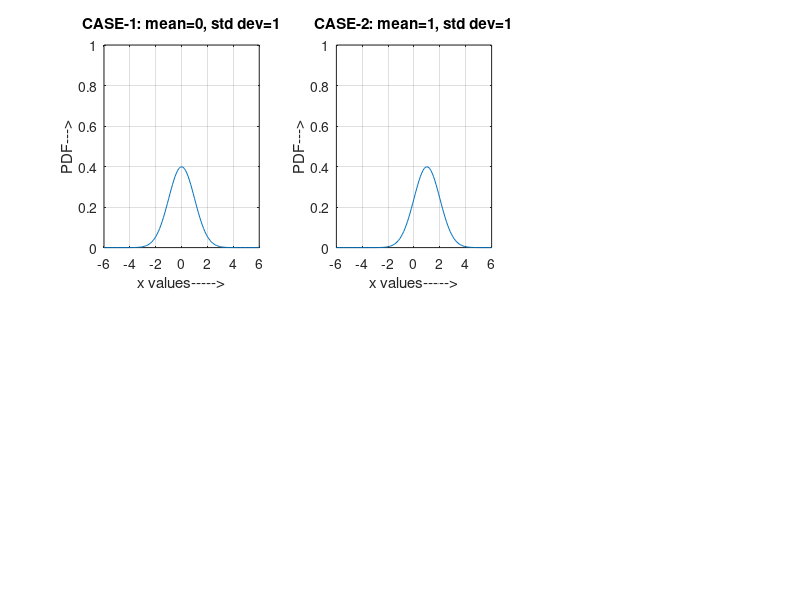

Recreate this plot in MATLAB.
clc;
clear all;
close all;
pkg load statistics;
%                            EXPERIMENT-1 <<Part-A>>
% Write a program to plot PDF of a Gaussian (Normal) Random Variable for:
%      CASE-1 Standard Gaussian: mean = 0 and standard deviation = 1
%      CASE-2 General Gaussian: mean = 1 and standard deviation = 1
%      CASE-3 General Gaussian: mean = -1 and standard deviation = 1
%      CASE-4 General Gaussian: mean = 0 and standard deviation = 1.5
%      CASE-5 General Gaussian: mean = 0 and standard deviation = 0.5
%      CASE-6 General Gaussian: mean = 1 and standard deviation = 0.5

% Plotting Case-1:
  m = 0;        # Given: mean = 0
  sd = 1;       # Given: standard deviation = 1
  x=-6:0.1:6; # Define suitable range of x values (as per our choice).
  y=normpdf(x,m,sd); # Calculate values of Normal PDF for all xs.
# Note: The 'normpdf' function belongs to the statistics package.
#       To load the package,run 'pkg load statistics' from the Octave prompt
#       in command window before running this program.

  figure(1)   # Open a figure window named as figure-1.
# We wish to plot all the cases (Total 6 Plots) in the same figure window.
# Use 2 rows & 3 columns so that we have total 6 plots as shown below.
#           +-----+-----+-----+
#           |  1  |  2  |  3  |
#           +-----+-----+-----+
#           |  4  |  5  |  6  |
#           +-----+-----+-----+
  subplot(2,3,1)  # The plot (Case-1) will be on location-1 as shown above.
  plot(x,y)       # To plot Case-1 (y vs x).
  axis([-6 6 0 1]) # x-axis ranges from -10 to 10 & y-axis ranges from 0 to 1.
  xlabel('x values----->');
  ylabel('PDF--->');
  title('CASE-1: mean=0, std dev=1') # Title of the plot
  grid on;

% Plotting Case-2:
% Write the code yourself to plot Case-2 on Location-2 with given mean and
% standard deviation.
  m = 1;        # Given: mean = 1
  sd = 1;       # Given: standard deviation = 1
  x=-6:0.1:6; # Define suitable range of x values (as per our choice).
  y=normpdf(x,m,sd); # Calculate values of Normal PDF for all xs.
  subplot(2,3,2)  # The plot (Case-1) will be on location-1 as shown above.
  plot(x,y)       # To plot Case-1 (y vs x).
  axis([-6 6 0 1]) # x-axis ranges from -10 to 10 & y-axis ranges from 0 to 1.
  xlabel('x values----->');
  ylabel('PDF--->');
  title('CASE-2: mean=1, std dev=1') # Title of the plot
  grid on;

% Plotting Case-3:
% Write the code yourself to plot Case-2 on Location-3 with given mean and
% standard deviation.


% Plotting Case-4:
% Write the code yourself to plot Case-2 on Location-4 with given mean and
% standard deviation.


% Plotting Case-5:
% Write the code yourself to plot Case-2 on Location-5 with given mean and
% standard deviation.


% Plotting Case-6:
% Write the code yourself to plot Case-2 on Location-6 with given mean and
% standard deviation.
